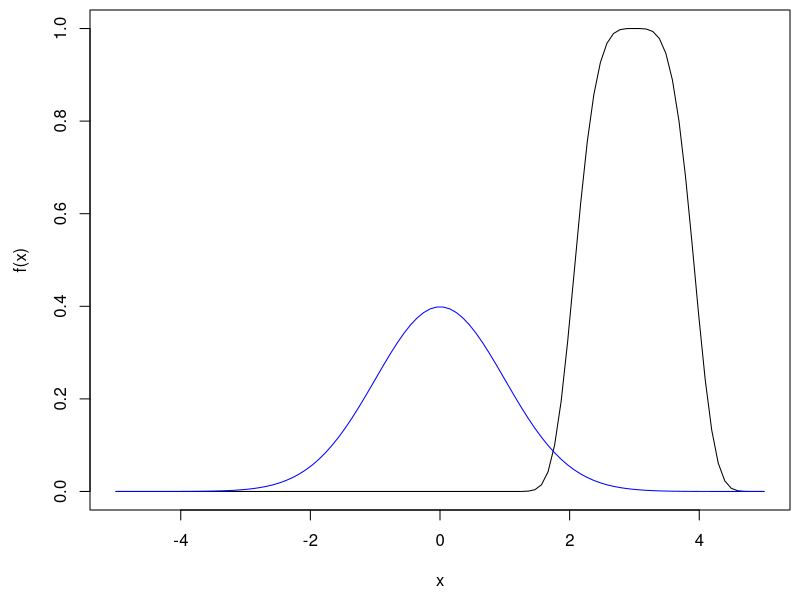
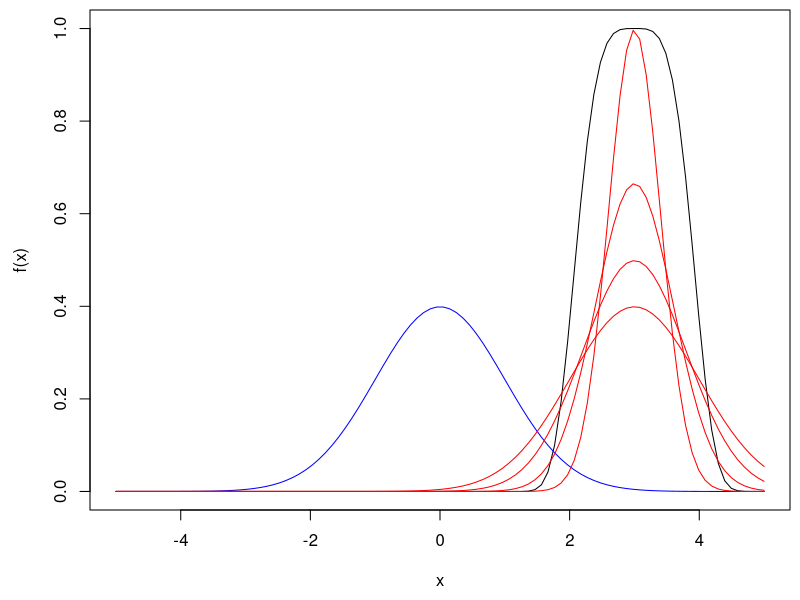
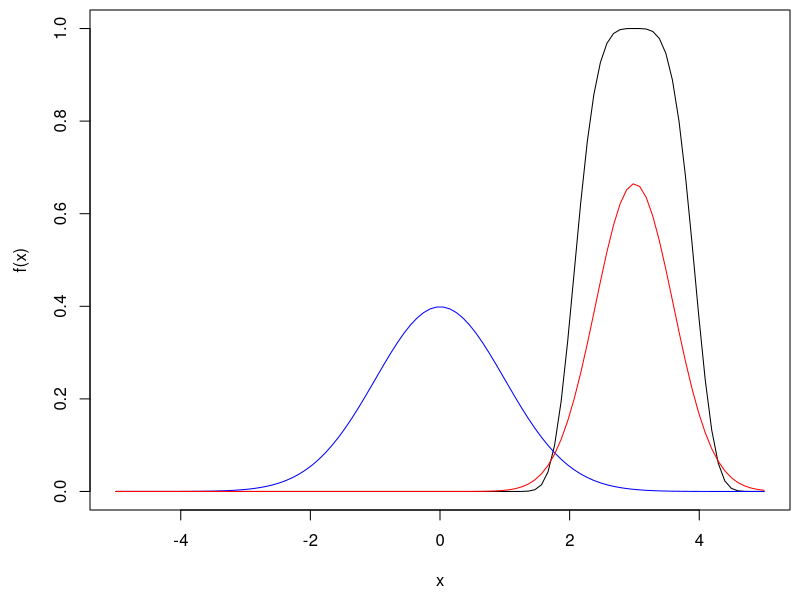
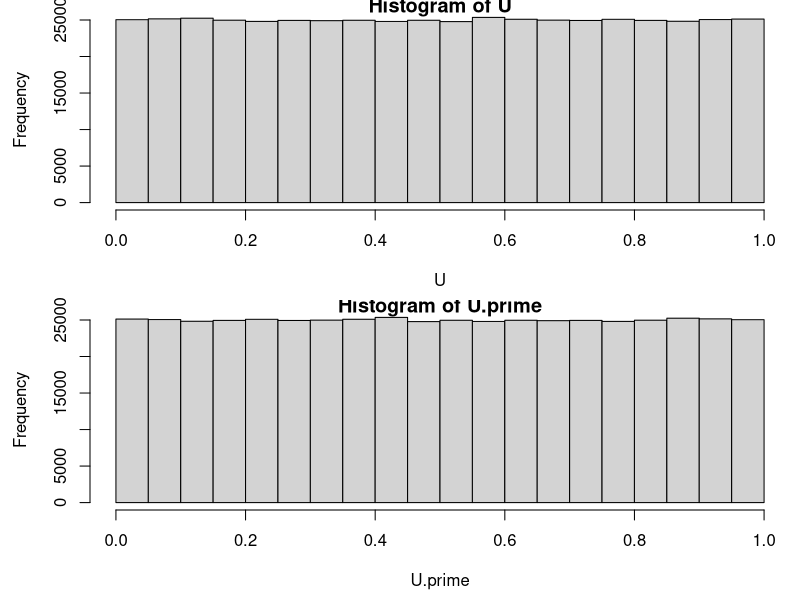

The R script that drew these images, in order:
## ---- chunk 1
# aim: estimate E(sin(X)) where X is normal

mu <- 1
sigma <- 1
N <- 1000000
X <- rnorm(N, mu, sigma)

mean(sin(X))
## ---- chunk 2
# aim: estimate P(X in A), where X is a random variable and A is a set.

# assume X ~ N(0,1)
# let A=[1, 2]

N <- 1e6
X <- rnorm(N)
f.of.X <- ifelse(X>=1 & X<=2, 1, 0)
mean(f.of.X)
## ---- chunk 3
# In fact, we can get the exact result

pnorm(2)-pnorm(1)
## ---- chunk 4
# aim: integrate h(x)=x^2 from 2 to 3

N <- 1e6
X <- runif(N, 2, 3)
f.of.X <- X^2*(3-2)
mean(f.of.X)

## ---- chunk 5
19/3
## ---- chunk 6
# aim: estimate E(exp(-(X-3)^4)) where X ~ N(0,1)
# using Importance Sampling

f <- function(x) exp(-(x-3)^4)

x <- seq(-5, 5, length.out= 100)
par(mai=c(0.9, 0.9, 0.1, 0.1)) # mai = margin in inches
plot(x, f(x), type="l")
lines(x, dnorm(x), col="blue")

## ---- chunk 7
# step 1: standard Monte-Carlo estimation

N <- 1e6
X <- rnorm(N)
mean(f(X))
RMSE.MC <- sqrt(var(f(X))/N)
RMSE.MC
## ---- chunk 8
# step 2: Importance Sampling estimate

x <- seq(-5, 5, length.out= 100)
par(mai=c(0.9, 0.9, 0.1, 0.1)) # mai = margin in inches
plot(x, f(x), type="l")
lines(x, dnorm(x), col="blue")

lines(x, dnorm(x, 3), col="red")
lines(x, dnorm(x, 3, 0.8), col="red")
lines(x, dnorm(x, 3, 0.6), col="red")
lines(x, dnorm(x, 3, 0.4), col="red")
## ---- chunk 9
# step 2: Importance Sampling estimate
# we have to choose Y
# here, we use Y ~ N(3, 0.6^2)

x <- seq(-5, 5, length.out= 100)
par(mai=c(0.9, 0.9, 0.1, 0.1)) # mai = margin in inches
plot(x, f(x), type="l")
lines(x, dnorm(x), col="blue")


lines(x, dnorm(x, 3, 0.6), col="red")
Y <- rnorm(N, 3, 0.6)
phi <- function(x) dnorm(x)
psi <- function(x) dnorm(x, 3, 0.6)
mean(f(Y)*phi(Y)/ psi(Y))

RMSE.IS <- sqrt( var(f(Y) * phi(Y) / psi(Y)) / N)
RMSE.IS

RMSE.MC/RMSE.IS
## ---- chunk 10
# aim: estimate E(U^2) where U ~ U(0,1)
# using an Antithetic Variables (AV) estimates

# for comparison: Monte Carlo estimates

N <- 1e6
U <- runif(N)
mean(U^2)
RMSE.MC <- sqrt(var(U^2)/N)
RMSE.MC

# AV estimate

M <- N/2
U <- runif(M)
U.prime <- 1-U

cor(U^2, U.prime^2)

sum(U^2 + U.prime^2)/N # quite close

RMSE.AV <- sqrt(var(U^2) / N * (1+cor(U^2, U.prime^2)))
RMSE.AV

## ---- chunk 11
par(mfrow=c(2,1))
hist(U)
hist(U.prime)
par(mfrow=c(1,1))
